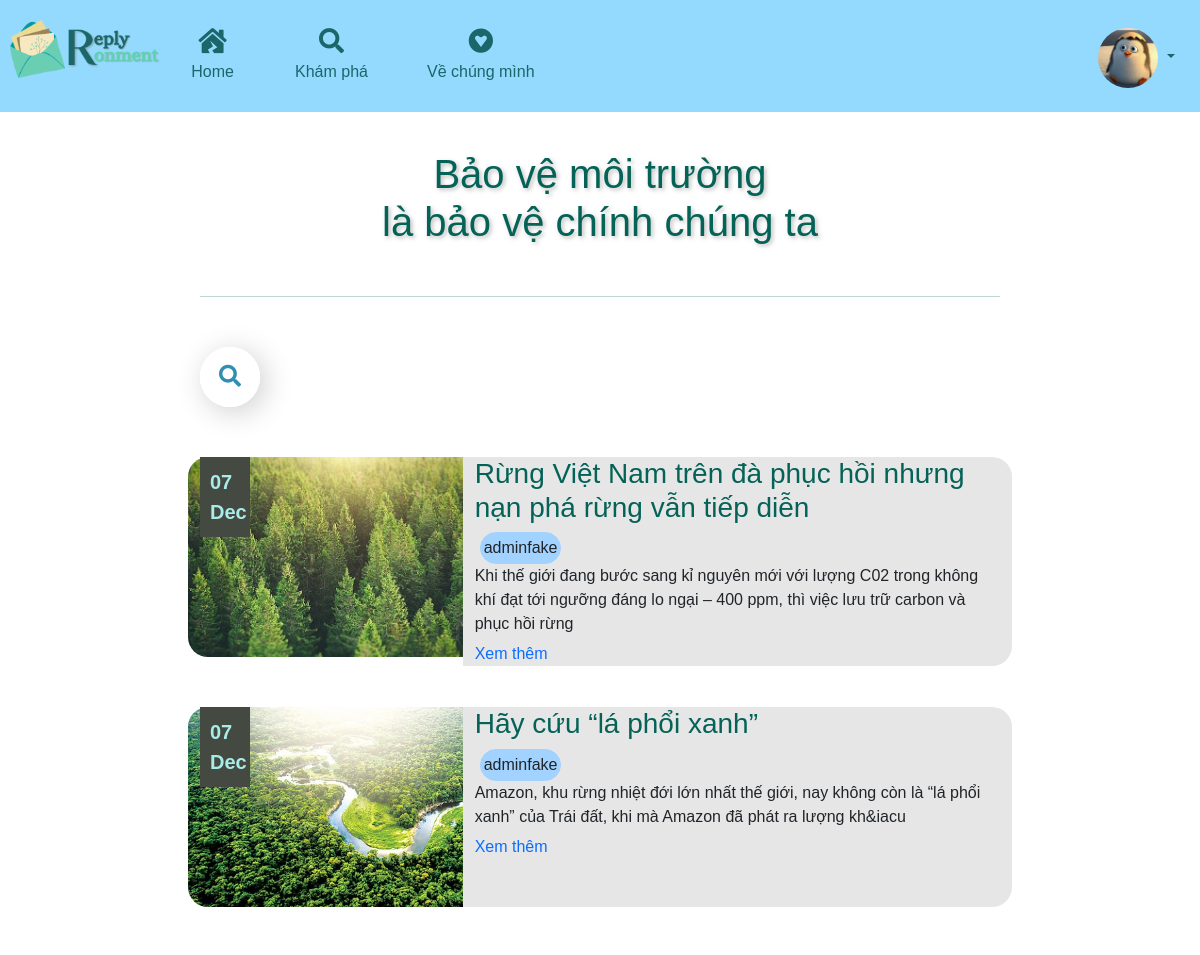
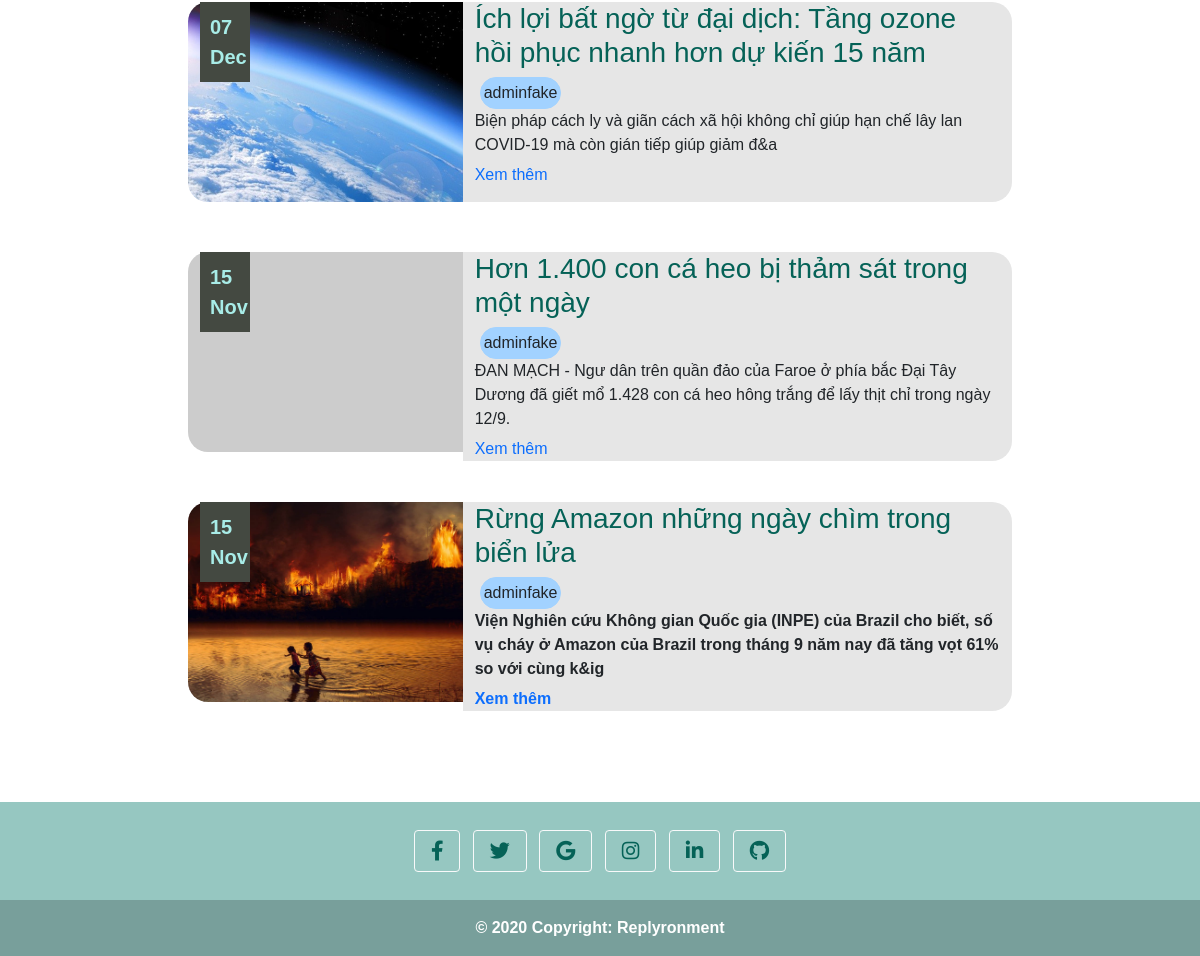
Screenshot of /Post (signed in) with the database file from the repository (2 pictures, top to bottom).
### replyronment/models.py (models this page shows, shortened)
class Profile(models.Model):
    user = models.OneToOneField(User, on_delete=models.CASCADE)
    avatar = models.ImageField(default='earth.png', upload_to='profile_images')
    bio = models.TextField()
    score = models.IntegerField(default=0,validators=[MinValueValidator(0)])
    answered_ques = models.ManyToManyField('QuesModel', blank=True, related_name='Answered_Questions')
    Correct_ques = models.ManyToManyField('QuesModel', blank=True, related_name='Correct_Questions')
    Incorrect_ques = models.ManyToManyField('QuesModel', blank=True, related_name='Incorrect_Question')

class Post(models.Model):
    STATUS_CHOICES = (
    ('draft', 'Draft'),
    ('published', 'Published'),
    )
    slug = models.SlugField(max_length=200, unique=True,default='')
    title = models.CharField(max_length=100)
    author=models.ForeignKey(User,on_delete=models.CASCADE,related_name='Author')
    body = RichTextUploadingField()
    date = models.DateTimeField(auto_now_add=True)
    image = models.ImageField(upload_to='featured_image')
    tag = TaggableManager()
    status = models.CharField(max_length=10,choices=STATUS_CHOICES,default='draft')
    objects = models.Manager() # The default manager.
    published = PublishedManager()
    class Meta:
        ordering = ['-date']
    def getmonth(self):
        return self.date.strftime('%B')
    def getday(self):
        return self.date.strftime('%d')

### replyronment/views.py (the view)
# urls.py: path('Post', views.postlist, name='postlist'),
def postlist(request):
    query = request.GET.get("q")
    if query:
        data ={'Posts':Post.objects.filter(Q(title__icontains=query) | Q(tag__name__icontains=query)).distinct().order_by("-date")}
    else:
        data ={'Posts':Post.objects.all().order_by("-date")}
    return render(request,'html/postlist.html',data)

### replyronment/templates/html/postlist.html (shortened to what this page needs)
{% include "html/navbar.html" %} {% load static %}
<link rel="stylesheet" href="https://cdnjs.cloudflare.com/ajax/libs/font-awesome/5.15.3/css/all.min.css" />
<link rel="stylesheet" href="{%  static  'css/postlist.css'  %}">
<link rel="stylesheet" href="{%  static  'css/searchbar.css'  %}">
<div class="wrapper">
    <div class="slogan">
        <h1>Bảo vệ môi trường<br> là bảo vệ chính chúng ta</h1>
    </div>
    <hr>
    <div class="container-search-box">
        <form action="/Post">
            <div class="search-box">
                <div class="search-icon">
                    <i class="fas fa-search"></i>
                </div>
                <div class="cancel-icon">
                </div>
            </div>
        </form>
    </div>
    {% for post in Posts %}
    <div class='customHeight'>
        <div class='row' id="box">
            <div class='col-sm-4 custom' style="background-image: url({{post.image.url}});background-size: cover;">
                <div class='dateHolder'>{{post.getday}} {{post.getmonth|slice:":3"}}</div>
            </div>
            <div class='col-sm-8'>
                <div class='row '>
                    <a href="{% url 'post_detail' post.slug  %}">
                        <h3 class="title">{{post.title}}</h3>
                    </a>
                </div>
                <div class="row author"> {{post.author.username}}</div>
                <div class="row bottomGap">{{post.body|safe|slice:":200"}}</div>
                <div class='row more'>
                    <a href="{% url 'post_detail' post.slug  %}">Xem thêm</a>
                </div>
            </div>
        </div>
    </div>
    {% endfor %}
</div>
</body>
{% include "html/footer.html" %}

### replyronment/templates/html/navbar.html (shortened to what this page needs)
{% load static %}
<!DOCTYPE html>
<html lang="en">
<head>
    <link rel="stylesheet" href="https://use.fontawesome.com/releases/v5.10.2/css/all.css">
    <link rel="stylesheet" href="https://cdn.jsdelivr.net/npm/bootstrap@5.0.2/dist/css/bootstrap.min.css " rel="stylesheet ">
    <link rel="stylesheet" href="{%  static  'css/navbar.css'  %}">
</head>
<header>
    <div class="brand-logo">
        <a href="/"><img src="../../static/Images/logo.png" alt="Brand Logo"></a>
    </div>
    <nav>
        <ul class="navigation">
            <li class="left"><a href="/"><i class="fas fa-house-damage"></i> Home</a></li>
            <li class="left"><a href="/LandingPage"><i class="fas fa-search"></i> Khám phá</a></li>
            <li class="left"><a href="/Aboutus"><i class="fab fa-gratipay"></i> Về chúng mình</a></li>
            {% if user.is_authenticated %}
            <li class="dropdown">
                <a class="nav-link dropdown-toggle" href="#" id="navbarDropdownMenuLink" role="button" data-bs-toggle="dropdown" aria-expanded="false">
                    <img src="{{ user.profile.avatar.url }}" width="60" height="60" class="rounded-circle">
                </a>
            </li>
            {% else %}
            <li class="right"><a href="/register"><i class="fas fa-user-plus"></i> Đăng ký</a></li>
            <li class="right"><a href="/login"><i class="fas fa-sign-in-alt"></i> Đăng nhập</a></li>
            {% endif %}
        </ul>
    </nav>
</header>

### replyronment/static/css/navbar.css (style rules this page uses)
* { margin: 0; padding: 0; box-sizing: border-box; font-family: arial; }
a { text-decoration: none; }
header { height: 100%; width: 100%; float: left; background: #94DAFF; padding: 0 10px; z-index: 100; }
.brand-logo { max-width: 150px; float: left; padding: 20px 0px; }
.brand-logo img { max-width: 100%; }
.navigation { z-index: 100; margin: 0px; }
.navigation .left { list-style: none; float: left; }
.navigation li a { color: #1A6669; padding: 28px 15px; text-align: center; display: block; text-decoration: none; }
.navigation li a i { width: 100%; font-size: 25px; margin-bottom: 7px; }
.navigation .dropdown { list-style: none; float: right; }
.navigation .dropdown a { padding-bottom: 5px; }

### replyronment/static/css/postlist.css (style rules this page uses)
.wrapper { padding: 50px 200px; font-family: "Noto Sans"; }
.custom { background-color: #ccc; height: 200px; }
.slogan { margin-top: 100px; }
.customHeight { height: 200px; margin: 50px auto; }
.customHeight .col-sm-4.custom { border-radius: 20px 0px 0px 20px; }
.customHeight .col-sm-8 { background-color: #E6E6E6; border-radius: 0px 20px 20px 0px; }
.dateHolder { height: 80px; width: 50px; background-color: #444941; padding-top: 10px; padding-left: 10px; font-weight: 700; font-size: 20px; color: #A8ECE7; }
.customHeight .title { color: #056257; }
.slogan { text-align: center; font-family: "Merriweather", serif; text-shadow: 2px 2px 4px rgba(128, 128, 128, 0.5); color: #056257; }
hr { margin: 50px 0px 50px 0px; border-top: 1.5px solid #056257; width: 100%; font-weight: 900; }
.row.author { width: fit-content; padding: 3px; margin-left: 5px; border: solid 1px #A2D2FF; background-color: #A2D2FF; border-radius: 20px; }
.row.more { margin-top: -10px; }

### replyronment/static/css/searchbar.css (style rules this page uses)
.search-box { box-sizing: border-box; position: relative; height: 60px; width: 60px; border-radius: 50%; box-shadow: 5px 5px 30px rgba(0, 0, 0, .2); transition: all 0.5s cubic-bezier(0.68, -0.55, 0.265, 1.55); }
.search-box .search-icon { position: absolute; right: 0px; top: 50%; transform: translateY(-50%); height: 60px; width: 60px; background: #fff; border-radius: 50%; text-align: center; line-height: 60px; font-size: 22px; color: #308FAF; cursor: pointer; z-index: 1; transition: all 0.5s cubic-bezier(0.68, -0.55, 0.265, 1.55); }
.search-box .cancel-icon { position: absolute; right: 20px; top: 50%; transform: translateY(-50%); font-size: 25px; color: #7F7C82; cursor: pointer; transition: all 0.5s 0.2s cubic-bezier(0.68, -0.55, 0.265, 1.55); }

### rows the page displays
Post: image (picture), getday "07", getmonth "Dec", title "Rừng Việt Nam trên đà phục hồi nhưng nạn phá rừng vẫn tiếp diễn", author.username "adminfake", body "Khi thế giới đang bước sang kỉ nguyên mới với lượng C02 trong không khí đạt tới ngưỡng đáng lo ngại – 400 ppm, thì việc lưu trữ carbon và phục hồi rừng"
Post: image (picture), getday "07", getmonth "Dec", title "Hãy cứu “lá phổi xanh”", author.username "adminfake", body "Amazon, khu rừng nhiệt đới lớn nhất thế giới, nay không còn là “lá phổi xanh” của Trái đất, khi mà Amazon đã phát ra lượng kh&iacu"
Post: image (picture), getday "07", getmonth "Dec", title "Ích lợi bất ngờ từ đại dịch: Tầng ozone hồi phục nhanh hơn dự kiến 15 năm", author.username "adminfake", body "Biện pháp cách ly và giãn cách xã hội không chỉ giúp hạn chế lây lan COVID-19 mà còn gián tiếp giúp giảm đ&a"
Post: getday "15", getmonth "Nov", title "Hơn 1.400 con cá heo bị thảm sát trong một ngày", author.username "adminfake", body "ĐAN MẠCH - Ngư dân trên quần đảo của Faroe ở phía bắc Đại Tây Dương đã giết mổ 1.428 con cá heo hông trắng để lấy thịt chỉ trong ngày 12/9."
Post: image (picture), getday "15", getmonth "Nov", title "Rừng Amazon những ngày chìm trong biển lửa", author.username "adminfake", body "Viện Nghiên cứu Không gian Quốc gia (INPE) của Brazil cho biết, số vụ cháy ở Amazon của Brazil trong tháng 9 năm nay đã tăng vọt 61% so với cùng k&ig"
